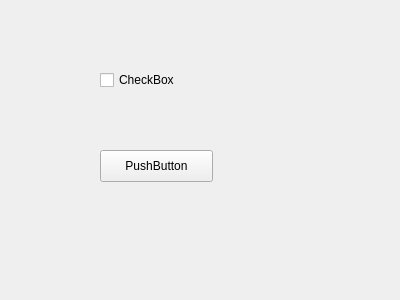
<?xml version="1.0" encoding="UTF-8"?>
<ui version="4.0">
 <class>Form</class>
 <widget class="QWidget" name="Form">
  <property name="geometry">
   <rect>
    <x>0</x>
    <y>0</y>
    <width>400</width>
    <height>300</height>
   </rect>
  </property>
  <property name="windowTitle">
   <string>Form</string>
  </property>
  <widget class="QPushButton" name="pushButton">
   <property name="geometry">
    <rect>
     <x>100</x>
     <y>150</y>
     <width>113</width>
     <height>32</height>
    </rect>
   </property>
   <property name="text">
    <string>PushButton</string>
   </property>
  </widget>
  <widget class="QCheckBox" name="checkBox">
   <property name="geometry">
    <rect>
     <x>100</x>
     <y>70</y>
     <width>87</width>
     <height>20</height>
    </rect>
   </property>
   <property name="text">
    <string>CheckBox</string>
   </property>
  </widget>
 </widget>
 <resources/>
 <connections/>
</ui>
